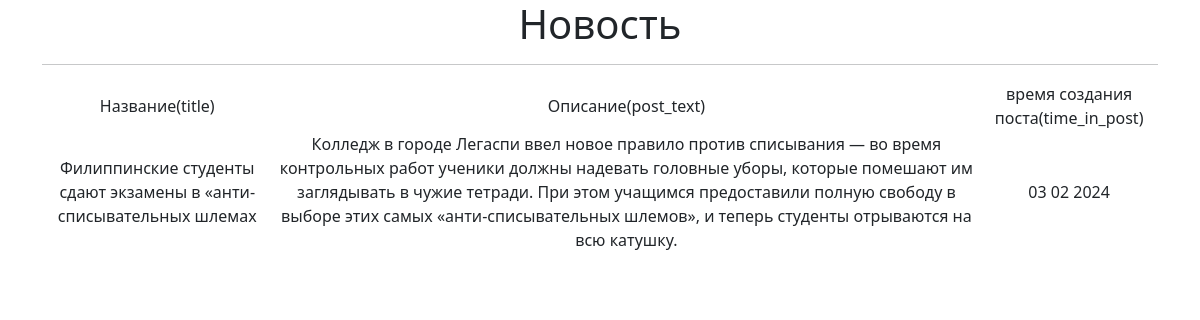
The app's page /Posts/6/ with its own data.
### news/models.py (models this page shows, shortened)
class Post(models.Model):
    news = "NS"
    papers = "PP"
    event_choose = [(news, "Новость"), (papers, "Статья")]
    post_author = models.ForeignKey(Author, on_delete=models.CASCADE)
    categories = models.ManyToManyField(Category, through=PostCategory)
    time_in_post = models.DateTimeField(auto_now_add=True)
    event = models.CharField(choices=event_choose, max_length=2)
    title = models.CharField(max_length=199)
    post_text = models.TextField()
    post_rating = models.IntegerField(default=0)

### news/views.py (the view)
# urls.py: path('<int:pk>/', PostsDetail.as_view()),
class PostsDetail(DetailView):#показывает по id ключу  по ссылке news\urls.py  path('<int:pk>', PostsDetail.as_view()),
    model = Post
    template_name = 'posts.html'
    context_object_name = 'posts'

### templates/postsid.html
{% extends 'flatpages/default.html' %}
{% block content %}
<h1>Новость</h1>
{% if postsid %}
<hr>
<table>
	<tr>
			<td>Название(title)</td>
			<td>Описание(post_text)</td>
			<td>время создания поста(time_in_post)</td>
		</tr>
		<tr>
			<td>{{ postsid.title }}</td>
			<td>{{ postsid.post_text }}</td>
			<td>{{ postsid.time_in_post|date:'d m Y' }}</td>
		</tr>
</table>
{% else %}
       <h2>новостей нет!</h2>
   {% endif %}
{% endblock content %}

### records on screen
Post: title "Филиппинские студенты сдают экзамены в «анти-списывательных шлемах", post_text "Колледж в городе Легаспи ввел новое правило против списывания — во время контрольных работ ученики должны надевать головные уборы, которые помешают им заглядывать в чужие тетради. При этом учащимся предоставили полную свободу в выборе этих самых «анти-списывательных шлемов», и теперь студенты отрываются на всю катушку.", time_in_post "03 02 2024"
